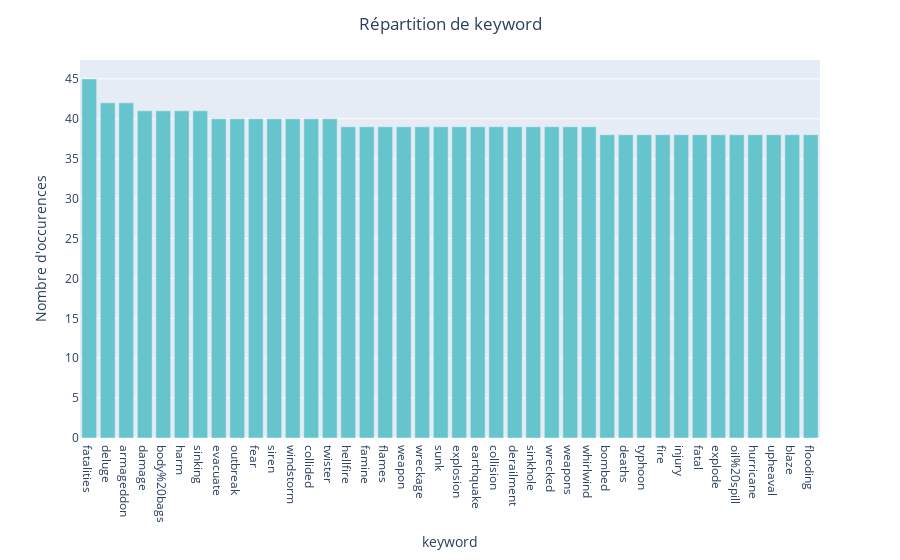
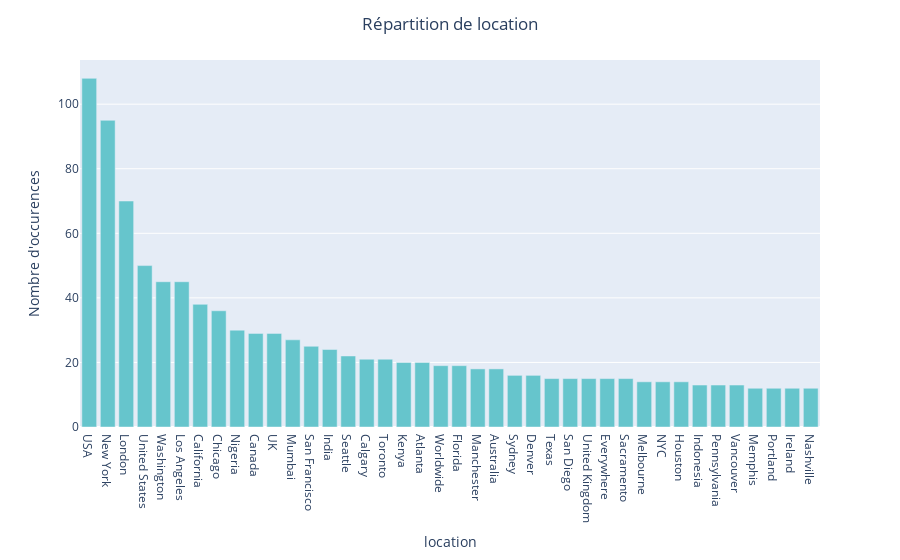
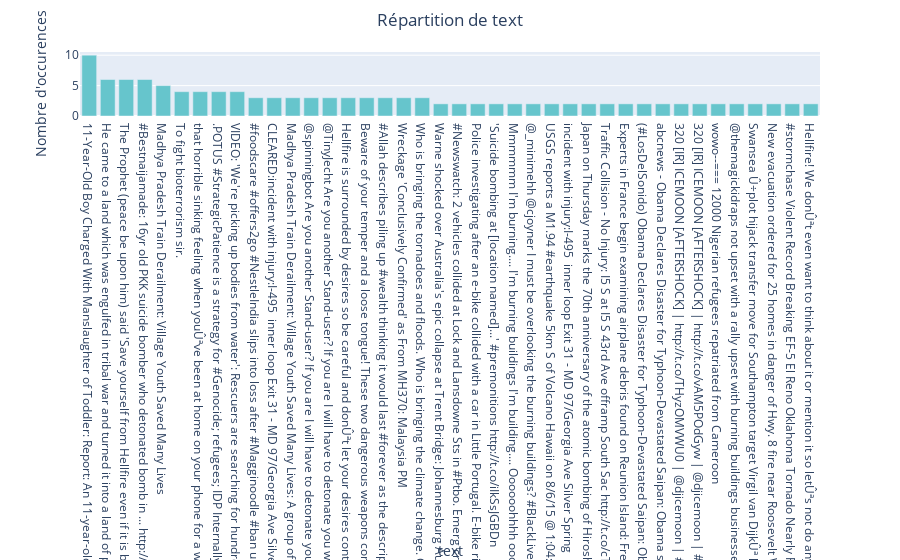

Notebook source saved alongside these figures, in order:
### Markdown cell above
Répartition des variables qualitatives

### Code cell
cat_features = data_train.select_dtypes(include=["object", "bool"]).columns

for feature in cat_features:
    df_grouped = data_train[feature].value_counts().reset_index().head(40)
    df_grouped.columns = [feature, "count"]

    fig = px.bar(df_grouped, x=feature, y="count", color_discrete_sequence=px.colors.qualitative.Pastel)
    fig.update_layout(title=f"Répartition de {feature}", title_x=0.5,
        xaxis_title=feature, yaxis_title="Nombre d'occurences")
    fig.show()

### Figure 1 — Plotly figure (JSON) as saved in the notebook; plotly's stock layout.template omitted (floating-point values rounded to 4 significant figures)
{"data": [{"hovertemplate": "keyword=%{x}<br>count=%{y}<extra></extra>", "legendgroup": "", "marker": {"color": "rgb(102, 197, 204)", "pattern": {"shape": ""}}, "name": "", "orientation": "v", "showlegend": false, "textposition": "auto", "type": "bar", "x": ["fatalities", "deluge", "armageddon", "damage", "body%20bags", "harm", "sinking", "evacuate", "outbreak", "fear", "siren", "windstorm", "collided", "twister", "hellfire", "famine", "flames", "weapon", "wreckage", "sunk", "explosion", "earthquake", "collision", "derailment", "sinkhole", "wrecked", "weapons", "whirlwind", "bombed", "deaths", "typhoon", "fire", "injury", "fatal", "explode", "oil%20spill", "hurricane", "upheaval", "blaze", "flooding"], "xaxis": "x", "y": [45, 42, 42, 41, 41, 41, 41, 40, 40, 40, 40, 40, 40, 40, 39, 39, 39, 39, 39, 39, 39, 39, 39, 39, 39, 39, 39, 39, 38, 38, 38, 38, 38, 38, 38, 38, 38, 38, 38, 38], "yaxis": "y"}], "layout": {"barmode": "relative", "legend": {"tracegroupgap": 0}, "margin": {"t": 60}, "title": {"text": "Répartition de keyword", "x": 0.5}, "xaxis": {"anchor": "y", "domain": [0, 1], "title": {"text": "keyword"}}, "yaxis": {"anchor": "x", "domain": [0, 1], "title": {"text": "Nombre d'occurences"}}}}

### Figure 2 — Plotly figure (JSON) as saved in the notebook; plotly's stock layout.template omitted (floating-point values rounded to 4 significant figures)
{"data": [{"hovertemplate": "location=%{x}<br>count=%{y}<extra></extra>", "legendgroup": "", "marker": {"color": "rgb(102, 197, 204)", "pattern": {"shape": ""}}, "name": "", "orientation": "v", "showlegend": false, "textposition": "auto", "type": "bar", "x": ["USA", "New York", "London", "United States", "Washington", "Los Angeles", "California", "Chicago", "Nigeria", "Canada", "UK", "Mumbai", "San Francisco", "India", "Seattle", "Calgary", "Toronto", "Kenya", "Atlanta", "Worldwide", "Florida", "Manchester", "Australia", "Sydney", "Denver", "Texas", "San Diego", "United Kingdom", "Everywhere", "Sacramento", "Melbourne", "NYC", "Houston", "Indonesia", "Pennsylvania", "Vancouver", "Memphis", "Portland", "Ireland", "Nashville"], "xaxis": "x", "y": [108, 95, 70, 50, 45, 45, 38, 36, 30, 29, 29, 27, 25, 24, 22, 21, 21, 20, 20, 19, 19, 18, 18, 16, 16, 15, 15, 15, 15, 15, 14, 14, 14, 13, 13, 13, 12, 12, 12, 12], "yaxis": "y"}], "layout": {"barmode": "relative", "legend": {"tracegroupgap": 0}, "margin": {"t": 60}, "title": {"text": "Répartition de location", "x": 0.5}, "xaxis": {"anchor": "y", "domain": [0, 1], "title": {"text": "location"}}, "yaxis": {"anchor": "x", "domain": [0, 1], "title": {"text": "Nombre d'occurences"}}}}

### Figure 3 — Plotly figure (JSON) as saved in the notebook; plotly's stock layout.template omitted (floating-point values rounded to 4 significant figures)
{"data": [{"hovertemplate": "text=%{x}<br>count=%{y}<extra></extra>", "legendgroup": "", "marker": {"color": "rgb(102, 197, 204)", "pattern": {"shape": ""}}, "name": "", "orientation": "v", "showlegend": false, "textposition": "auto", "type": "bar", "x": ["11-Year-Old Boy Charged With Manslaughter of Toddler: Report: An 11-year-old boy has been charged with manslaughter over the fatal sh...", "He came to a land which was engulfed in tribal war and turned it into a land of peace i.e. Madinah. #ProphetMuhammad #islam", "The Prophet (peace be upon him) said 'Save yourself from Hellfire even if it is by giving half a date in charity.'", "#Bestnaijamade: 16yr old PKK suicide bomber who detonated bomb in ... http://t.co/KSAwlYuX02 bestnaijamade bestnaijamade bestnaijamade beÛ_", "Madhya Pradesh Train Derailment: Village Youth Saved Many Lives", "To fight bioterrorism sir.", "that horrible sinking feeling when youÛªve been at home on your phone for a while and you realise its been on 3G this whole time", ".POTUS #StrategicPatience is a strategy for #Genocide; refugees; IDP Internally displaced people; horror; etc. https://t.co/rqWuoy1fm4", "VIDEO: 'We're picking up bodies from water': Rescuers are searching for hundreds of migrants in the Mediterranean after a boat carryi...", "#foodscare #offers2go #NestleIndia slips into loss after #Magginoodle #ban unsafe and hazardous for #humanconsumption", "CLEARED:incident with injury:I-495  inner loop Exit 31 - MD 97/Georgia Ave Silver Spring", "Madhya Pradesh Train Derailment: Village Youth Saved Many Lives: A group of villagers saved over 70 passengers' lives after two train...", "@spinningbot Are you another Stand-user? If you are I will have to detonate you with my Killer Queen.", "@TinyJecht Are you another Stand-user? If you are I will have to detonate you with my Killer Queen.", "Hellfire is surrounded by desires so be careful and donÛªt let your desires control you! #Afterlife", "Beware of your temper and a loose tongue! These two dangerous weapons combined can lead a person to the Hellfire #islam!", "#Allah describes piling up #wealth thinking it would last #forever as the description of the people of #Hellfire in Surah Humaza. #Reflect", "Wreckage 'Conclusively Confirmed' as From MH370: Malaysia PM", "Who is bringing the tornadoes and floods. Who is bringing the climate change. God is after America He is plaguing her\n \n#FARRAKHAN #QUOTE", "Warne shocked over Australia's epic collapse at Trent Bridge: Johannesburg Aug 06 (ANI): Legendary Australian... http://t.co/LwwoJXtTIV", "#Newswatch: 2 vehicles collided at Lock and Lansdowne Sts in #Ptbo. Emerg crews on their way", "Police investigating after an e-bike collided with a car in Little Portugal. E-bike rider suffered serious non-life threatening injuries.", "'Suicide bombing at [location named]...' #premonitions http://t.co/iIkSsJGBDn", "Mmmmmm I'm burning.... I'm burning buildings I'm building.... Oooooohhhh oooh ooh...", "@_minimehh @cjoyner I must be overlooking the burning buildings? #BlackLivesMatter", "USGS reports a M1.94 #earthquake 5km S of Volcano Hawaii on 8/6/15 @ 1:04:01 UTC http://t.co/Njd28pg9Xv #quake", "incident with injury:I-495  inner loop Exit 31 - MD 97/Georgia Ave Silver Spring", "Japan on Thursday marks the 70th anniversary of the atomic bombing of Hiroshima with the most senior official from Washington ever scheduleÛ_", "Traffic Collision - No Injury: I5 S at I5 S 43rd Ave offramp South Sac http://t.co/cT9ejXoLpu", "Experts in France begin examining airplane debris found on Reunion Island: French air accident experts on Wednesday began examining t...", "(#LosDelSonido) Obama Declares Disaster for Typhoon-Devastated Saipan: Obama signs disaster declaration for Northern Ma...  (#IvanBerroa)", "abcnews - Obama Declares Disaster for Typhoon-Devastated Saipan: Obama signs disaster declaration for Northern... http://t.co/mg5eAJElul", "320 [IR] ICEMOON [AFTERSHOCK] | http://t.co/THyzOMVWU0 | @djicemoon | #Dubstep #TrapMusic #DnB #EDM #Dance #IcesÛ_ http://t.co/83jOO0xk29", "320 [IR] ICEMOON [AFTERSHOCK] | http://t.co/vAM5POdGyw | @djicemoon | #Dubstep #TrapMusic #DnB #EDM #Dance #IcesÛ_ http://t.co/zEVakJaPcz", "wowo--=== 12000 Nigerian refugees repatriated from Cameroon", "@themagickidraps not upset with a rally upset with burning buildings businesses executing cops that have nothing to do with it etc", "Swansea Û÷plot hijack transfer move for Southampton target Virgil van DijkÛª http://t.co/PVmr38LnvA", "New evacuation ordered for 25 homes in danger of Hwy. 8 fire near Roosevelt Wash. http://t.co/SQsyUeh4yI #KOIN6News http://t.co/199t7ND0pm", "#stormchase Violent Record Breaking EF-5 El Reno Oklahoma Tornado Nearly Runs Over ... - http://t.co/3SICroAaNz http://t.co/I27Oa0HISp", "Hellfire! We donÛªt even want to think about it or mention it so letÛªs not do anything that leads to it #islam!"], "xaxis": "x", "y": [10, 6, 6, 6, 5, 4, 4, 4, 4, 3, 3, 3, 3, 3, 3, 3, 3, 3, 3, 2, 2, 2, 2, 2, 2, 2, 2, 2, 2, 2, 2, 2, 2, 2, 2, 2, 2, 2, 2, 2], "yaxis": "y"}], "layout": {"barmode": "relative", "legend": {"tracegroupgap": 0}, "margin": {"t": 60}, "title": {"text": "Répartition de text", "x": 0.5}, "xaxis": {"anchor": "y", "domain": [0, 1], "title": {"text": "text"}}, "yaxis": {"anchor": "x", "domain": [0, 1], "title": {"text": "Nombre d'occurences"}}}}
